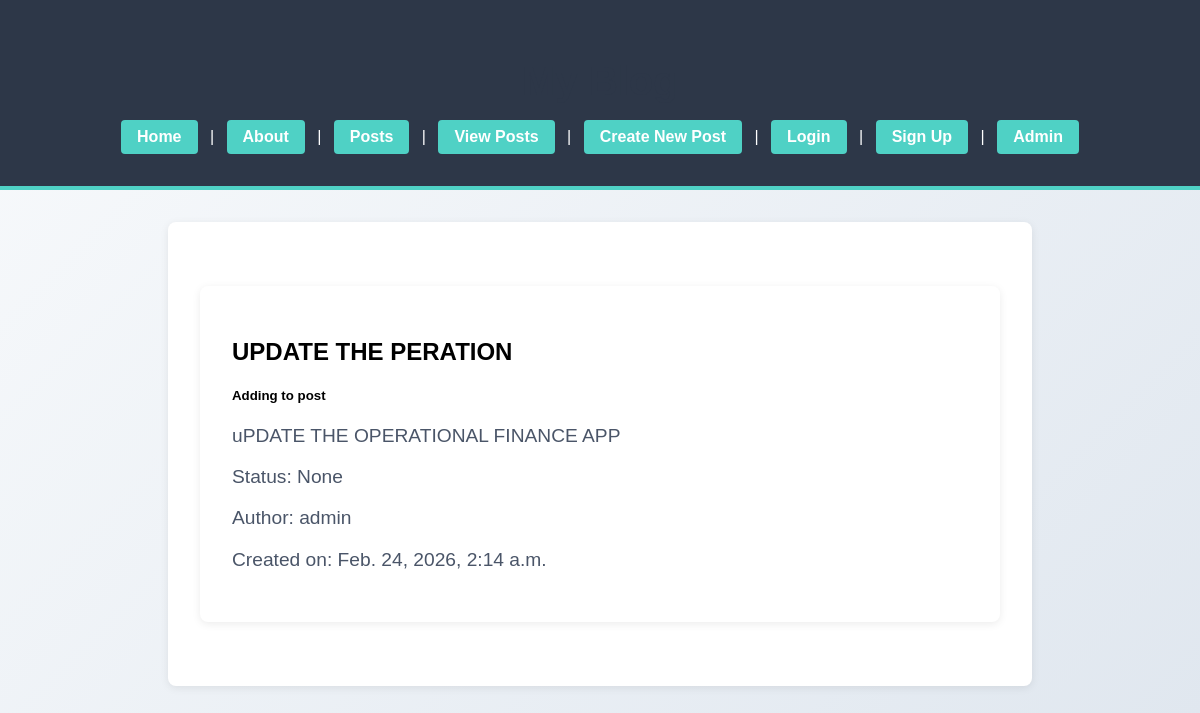
The app's page /posts/1/ with its own data.
### posts/models.py (models this page shows, shortened)
class Post(models.Model):
	title = models.CharField(max_length=128)
	subtitle = models.CharField(max_length=256)
	body = models.TextField()
	created_on = models.DateTimeField(auto_now_add=True)
	author = models.ForeignKey(
		get_user_model(),
		on_delete=models.CASCADE
	)
	status = models.ForeignKey(
		Status,
		on_delete=models.SET_NULL,
		null=True,
		blank=True,
		related_name='posts'
	)

### posts/views.py (the view)
# urls.py: path('<int:pk>/', PostDetailView.as_view(), name='post_detail'),
class PostDetailView(DetailView):
	model = Post
	template_name = 'posts/post_detail.html'
	context_object_name = 'post'

### templates/posts/post_detail.html (shortened to what this page needs)
{% extends 'base.html' %}
{% block content %}
<div class="container mt-4">
  <h2>{{ post.title }}</h2>
  <h5>{{ post.subtitle }}</h5>
  <p>{{ post.body }}</p>
  <p>Status: {{ post.status }}</p>
  <p>Author: {{ post.author }}</p>
  <p>Created on: {{ post.created_on }}</p>
</div>
{% endblock %}

### static/css/style.css (style rules this page uses)
body { font-family: Arial, sans-serif; background: linear-gradient(135deg, #f8fafc 0%, #e0e7ef 100%); margin: 0; padding: 0; }
.container { max-width: 800px; margin: 2rem auto; background: #fff; box-shadow: 0 2px 8px rgba(0,0,0,0.08); border-radius: 8px; padding: 2rem; }
p { font-size: 1.2rem; color: #4a5568; }

### records on screen
Post: title "UPDATE THE PERATION", subtitle "Adding to post", body "uPDATE THE OPERATIONAL FINANCE APP", status "None", author "admin", created_on "Feb. 24, 2026, 2:14 a.m."
